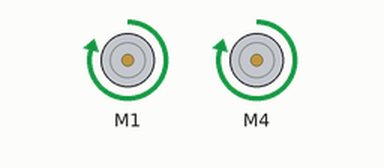
Simulated run of this sketch. Board: Arduino Uno, built with avr-gcc and run on an emulated ATmega328P. Parts: 2 × DC motor (green arrow = forward, orange = backward, longer = faster).

Above: at 0.5 s.
Timing chart, 0 to 4.6 s (numbered marks = the images above):
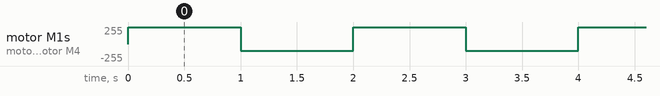

The sketch:

testemotoressumo.ino
```cpp
#include <SparkFun_TB6612.h>
#include <Wire.h>
#include <VL53L0X.h>

//definindos os pinos para controle da ponte h
#define AIN1 1
#define BIN1 4
#define AIN2 0
#define BIN2 5
#define PWMA 3
#define PWMB 6
#define STBY 2

// these constants are used to allow you to make your motor configuration
// line up with function names like forward.  Value can be 1 or -1
const int offsetA = 1;
const int offsetB = 1;

//criando um objeto para cada motor
Motor motor1 = Motor(AIN1, AIN2, PWMA, offsetA, STBY);
Motor motor2 = Motor(BIN1, BIN2, PWMB, offsetB, STBY);


void setup() {
}

void loop() {

  motor1.drive(250);
  motor2.drive(250);
  delay(1000);
  motor1.drive(-100);
  motor2.drive(-100);
  delay(1000);
}
```

Measured:
- by itself, motor M1, motor M4: alternates forward 250/255 for 1.0 s and backward 100/255 for 1.0 s
